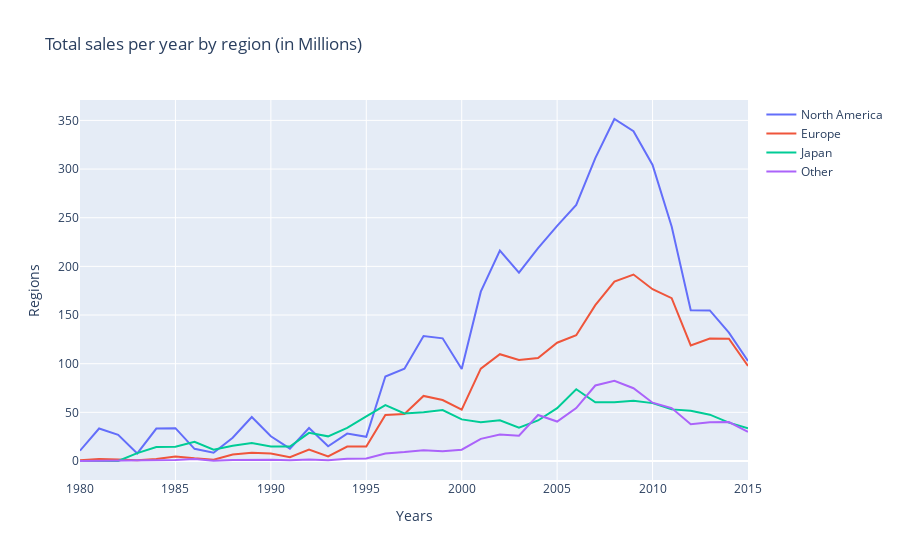

Notebook source saved alongside this figure:
### Code cell
fig = go.Figure()
fig.add_trace(go.Scatter(x=df2["Release_Year"], y=df2["NA_Sales"], 
                        mode="lines", name="North America"))
fig.add_trace(go.Scatter(x=df2["Release_Year"], y=df2["EU_Sales"], 
                        mode="lines", name="Europe"))
fig.add_trace(go.Scatter(x=df2["Release_Year"], y=df2["JP_Sales"], 
                        mode="lines", name="Japan"))
fig.add_trace(go.Scatter(x=df2["Release_Year"], y=df2["Other_Sales"], 
                        mode="lines", name="Other"))
fig.update_layout(title="Total sales per year by region (in Millions)",
                 xaxis=dict(title="Years"),
                 yaxis=dict(title="Regions"))

### Figure 1 — Plotly figure (JSON) as saved in the notebook; plotly's stock layout.template omitted (floating-point values rounded to 4 significant figures)
{"data": [{"mode": "lines", "name": "North America", "type": "scatter", "x": [1980, 1981, 1982, 1983, 1984, 1985, 1986, 1987, 1988, 1989, 1990, 1991, 1992, 1993, 1994, 1995, 1996, 1997, 1998, 1999, 2000, 2001, 2002, 2003, 2004, 2005, 2006, 2007, 2008, 2009, 2010, 2011, 2012, 2013, 2014, 2015], "y": [10.59, 33.4, 26.92, 7.76, 33.28, 33.73, 12.5, 8.46, 23.87, 45.15, 25.46, 12.76, 33.87, 15.12, 28.15, 24.82, 86.76, 94.75, 128.4, 126.1, 94.49, 174.0, 216.2, 193.6, 218.8, 241.6, 263.1, 311.2, 351.4, 338.9, 304.2, 241, 154.9, 154.8, 132.0, 102.8]}, {"mode": "lines", "name": "Europe", "type": "scatter", "x": [1980, 1981, 1982, 1983, 1984, 1985, 1986, 1987, 1988, 1989, 1990, 1991, 1992, 1993, 1994, 1995, 1996, 1997, 1998, 1999, 2000, 2001, 2002, 2003, 2004, 2005, 2006, 2007, 2008, 2009, 2010, 2011, 2012, 2013, 2014, 2015], "y": [0.67, 1.96, 1.65, 0.8, 2.1, 4.74, 2.84, 1.41, 6.59, 8.44, 7.63, 3.95, 11.71, 4.65, 14.88, 14.9, 47.26, 48.32, 66.9, 62.67, 52.75, 94.89, 109.7, 103.8, 105.9, 121.6, 129.2, 160.2, 184.4, 191.6, 176.6, 167.3, 118.8, 125.8, 125.6, 97.71]}, {"mode": "lines", "name": "Japan", "type": "scatter", "x": [1980, 1981, 1982, 1983, 1984, 1985, 1986, 1987, 1988, 1989, 1990, 1991, 1992, 1993, 1994, 1995, 1996, 1997, 1998, 1999, 2000, 2001, 2002, 2003, 2004, 2005, 2006, 2007, 2008, 2009, 2010, 2011, 2012, 2013, 2014, 2015], "y": [0, 0, 0, 8.1, 14.27, 14.56, 19.81, 11.63, 15.76, 18.36, 14.88, 14.78, 28.91, 25.33, 33.99, 45.75, 57.44, 48.87, 50.04, 52.34, 42.77, 39.86, 41.76, 34.2, 41.65, 54.28, 73.73, 60.29, 60.26, 61.89, 59.49, 53.04, 51.74, 47.59, 39.46, 33.72]}, {"mode": "lines", "name": "Other", "type": "scatter", "x": [1980, 1981, 1982, 1983, 1984, 1985, 1986, 1987, 1988, 1989, 1990, 1991, 1992, 1993, 1994, 1995, 1996, 1997, 1998, 1999, 2000, 2001, 2002, 2003, 2004, 2005, 2006, 2007, 2008, 2009, 2010, 2011, 2012, 2013, 2014, 2015], "y": [0.12, 0.32, 0.31, 0.14, 0.7, 0.92, 1.93, 0.2, 0.99, 1.5, 1.4, 0.74, 1.65, 0.89, 2.2, 2.64, 7.69, 9.13, 11.03, 10.05, 11.62, 22.76, 27.28, 26.01, 47.24, 40.55, 54.43, 77.58, 82.39, 74.77, 59.9, 54.39, 37.82, 39.82, 40.02, 30.01]}], "layout": {"autosize": true, "title": {"text": "Total sales per year by region (in Millions)"}, "xaxis": {"autorange": true, "range": [1980, 2015], "title": {"text": "Years"}, "type": "linear"}, "yaxis": {"autorange": true, "range": [-19.52, 371.0], "title": {"text": "Regions"}, "type": "linear"}}}
